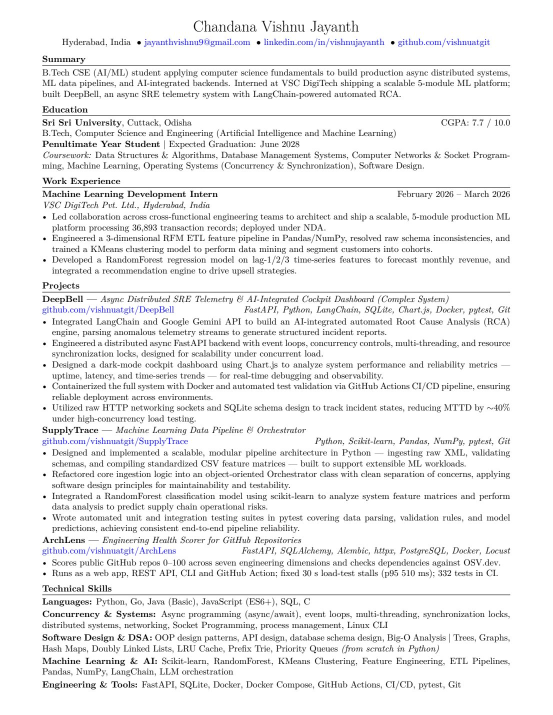
#> input picture images/resume-preview.jpg, 1105 x 1430 px (shown at 1/2 size)
$ python make_images.py
#> lines starting #> are read from the running program, lines starting #| are printed output that depends on the picture
# Makes the smaller copies the pages ask for, next to each screenshot. Needs Pillow (pip install pillow).
#
#   python tools/make_images.py images/projects/archlens.jpg      one screenshot (1200 × 750 JPG)
#   python tools/make_images.py                                   every screenshot and the résumé preview
#
# For <name>.jpg it writes <name>-600.jpg and <name>-900.jpg (the JPEG fallbacks) and <name>-600/-750/-900.webp
# plus <name>.webp (what most browsers download). For images/resume-preview.jpg it writes -600/-900 WebP and a
# full-size WebP. Re-run it whenever you replace a screenshot.
import glob
import os
import sys

from PIL import Image

ROOT = os.path.dirname(os.path.dirname(os.path.abspath(__file__)))


def resized(img, width):
    return img if width >= img.width else img.resize((width, round(img.height * width / img.width)), Image.LANCZOS)


def screenshot(path):
    img = Image.open(path).convert('RGB')
    base = path[:-4]
    for width in (600, 900):
        resized(img, width).save(f'{base}-{width}.jpg', 'JPEG', quality=82, optimize=True, progressive=True)
    for width in (600, 750, 900):
        resized(img, width).save(f'{base}-{width}.webp', 'WEBP', quality=80, method=6)
    img.save(f'{base}.webp', 'WEBP', quality=80, method=6)
    print('made copies of', os.path.relpath(path, ROOT))


def resume_preview(path):
    img = Image.open(path).convert('RGB')
    base = path[:-4]
    for width in (600, 900):
        resized(img, width).save(f'{base}-{width}.webp', 'WEBP', quality=80, method=6)
    img.save(f'{base}.webp', 'WEBP', quality=80, method=6)
    print('made copies of', os.path.relpath(path, ROOT))


if __name__ == '__main__':
    paths = sys.argv[1:] or [
        p for p in glob.glob(os.path.join(ROOT, 'images', 'projects', '**', '*.jpg'), recursive=True)
        if not p.endswith(('-600.jpg', '-900.jpg'))
    ] + [os.path.join(ROOT, 'images', 'resume-preview.jpg')]
    for p in paths:
        p = os.path.abspath(p)
        (resume_preview if os.path.basename(p) == 'resume-preview.jpg' else screenshot)(p)
#> this loop made 1 pass
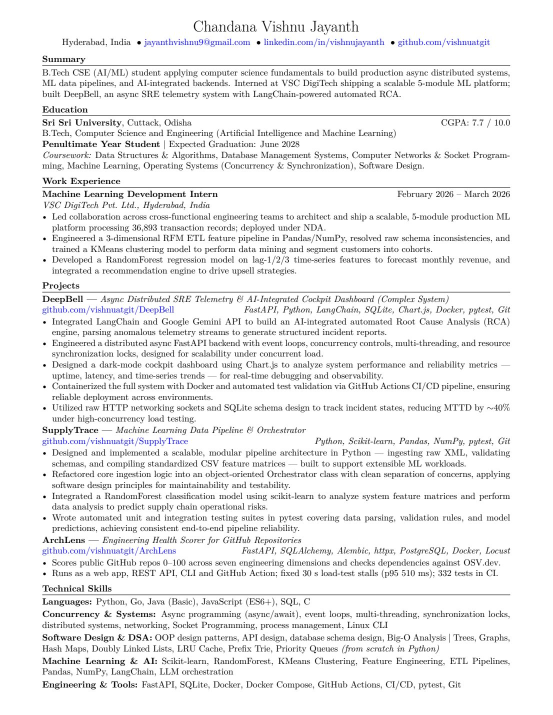
#> input picture images/resume-preview.jpg, 1105 x 1430 px (shown at 1/2 size)
#> pass 1, in resume_preview, `resized(img, width).save(f'{base}-{width}.webp', 'WEBP', quality=80, m..`:
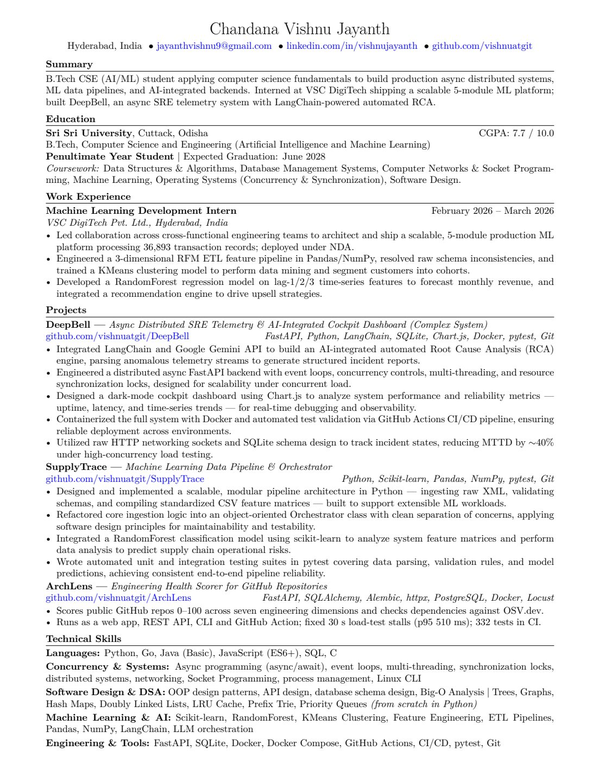
#> saved as resume-preview-600.webp: PIL image 600x776 RGB; mean R, G, B 237.1, 237.1, 237.5
#> pass 1, in resume_preview, `resized(img, width).save(f'{base}-{width}.webp', 'WEBP', quality=80, m..`:
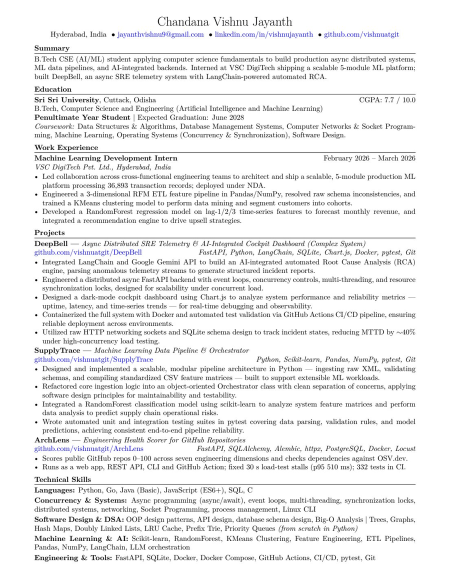
#> saved as resume-preview-900.webp: PIL image 900x1165 RGB (shown at 1/2 size); mean R, G, B 237.2, 237.2, 237.6
